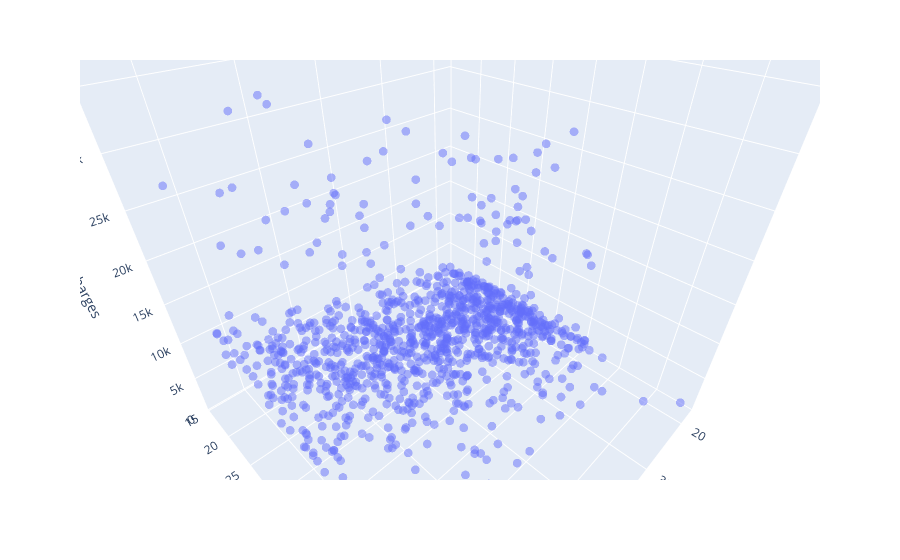

Notebook code for this chart:
### Markdown cell above
We can also visualize the relationship between all 3 variables "age", "bmi" and "charges" using a 3D scatter plot.

### Code cell
fig = px.scatter_3d(non_smoker_df, x='age', y='bmi', z='charges')
fig.update_traces(marker_size=3, marker_opacity=0.5)
fig.show()

### Figure 1 — Plotly figure (JSON) as saved in the notebook; plotly's stock layout.template omitted (floating-point values rounded to 4 significant figures; data arrays with more than 128 entries replaced by an {"elided": "..."} marker saying what was removed)
{"data": [{"hovertemplate": "age=%{x}<br>bmi=%{y}<br>charges=%{z}<extra></extra>", "legendgroup": "", "marker": {"color": "#636efa", "opacity": 0.5, "size": 3, "symbol": "circle"}, "mode": "markers", "name": "", "scene": "scene", "showlegend": false, "type": "scatter3d", "x": {"elided": "1064 int values"}, "y": {"elided": "1064 float values"}, "z": {"elided": "1064 float values"}}], "layout": {"autosize": true, "dragmode": "zoom", "legend": {"tracegroupgap": 0}, "margin": {"t": 60}, "scene": {"aspectmode": "auto", "aspectratio": {"x": 1, "y": 1, "z": 1}, "camera": {"center": {"x": 0, "y": 0, "z": 0}, "eye": {"x": 0.6898, "y": 0.6898, "z": 0.6898}, "projection": {"type": "perspective"}, "up": {"x": 0, "y": 0, "z": 1}}, "domain": {"x": [0, 1], "y": [0, 1]}, "dragmode": "turntable", "xaxis": {"title": {"text": "age"}, "type": "linear"}, "yaxis": {"title": {"text": "bmi"}, "type": "linear"}, "zaxis": {"title": {"text": "charges"}, "type": "linear"}}}}
